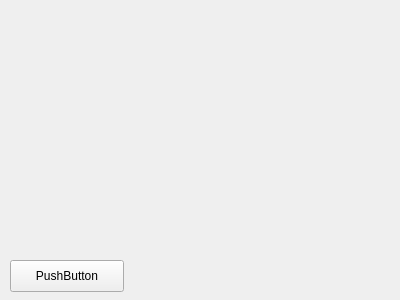
<?xml version="1.0" encoding="UTF-8"?>
<ui version="4.0">
 <class>Widget</class>
 <widget class="QWidget" name="Widget">
  <property name="geometry">
   <rect>
    <x>0</x>
    <y>0</y>
    <width>400</width>
    <height>300</height>
   </rect>
  </property>
  <property name="windowTitle">
   <string>Widget</string>
  </property>
  <widget class="QPushButton" name="pushButton">
   <property name="geometry">
    <rect>
     <x>10</x>
     <y>260</y>
     <width>114</width>
     <height>32</height>
    </rect>
   </property>
   <property name="text">
    <string>PushButton</string>
   </property>
  </widget>
 </widget>
 <layoutdefault spacing="6" margin="11"/>
 <resources/>
 <connections/>
</ui>
